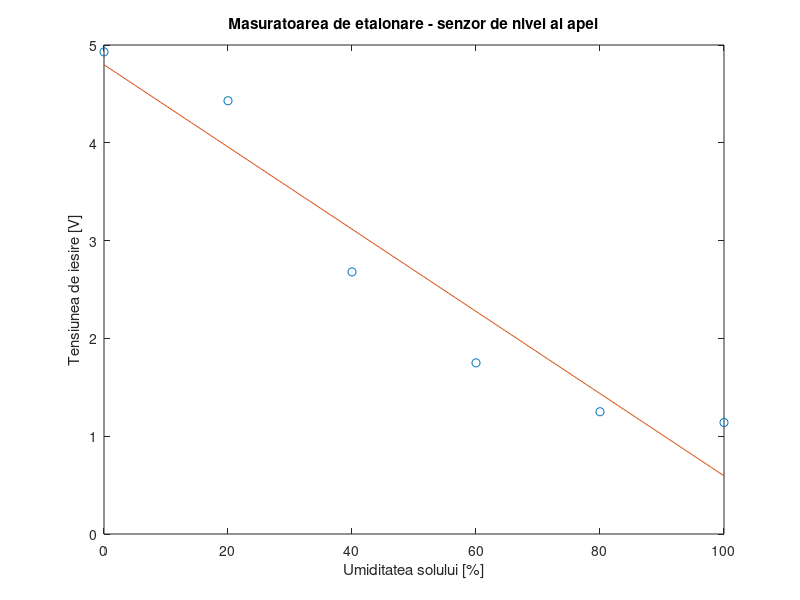

The MATLAB script that drew this image:
clear all;
close all;
clc;

%Masuratoarea efectuata asupra senzorului
%de umiditate a solului
Um = [ 0  20  40  60  80  100];
Vout = [4.93  4.43  2.68  1.75  1.25  1.14];
figure(1), plot(Um, Vout, 'o'), hold on
title('Masuratoarea de etalonare - senzor de nivel al apei'), 
xlabel('Umiditatea solului [%]'), ylabel('Tensiunea de iesire [V]')


Y = polyfit(Um, Vout, 1)
x = linspace(0, 100);
z = Y(1) * x + Y(2);
plot(x,z)